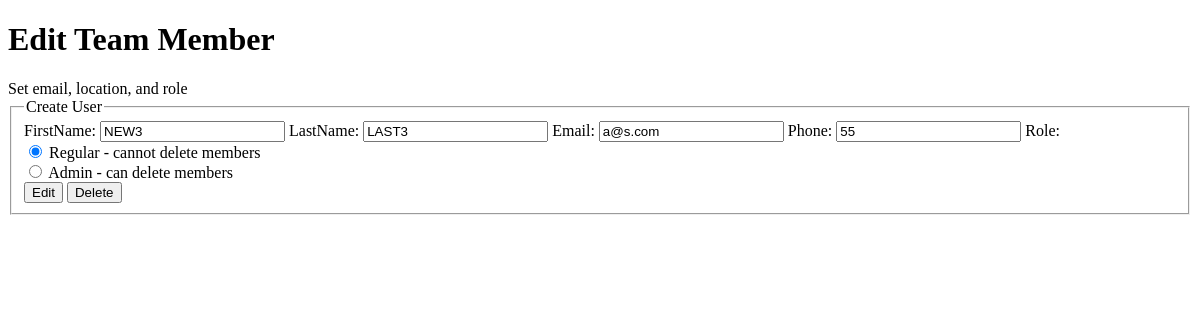
The page /editUser/a@s.com/ on the database as committed earlier.
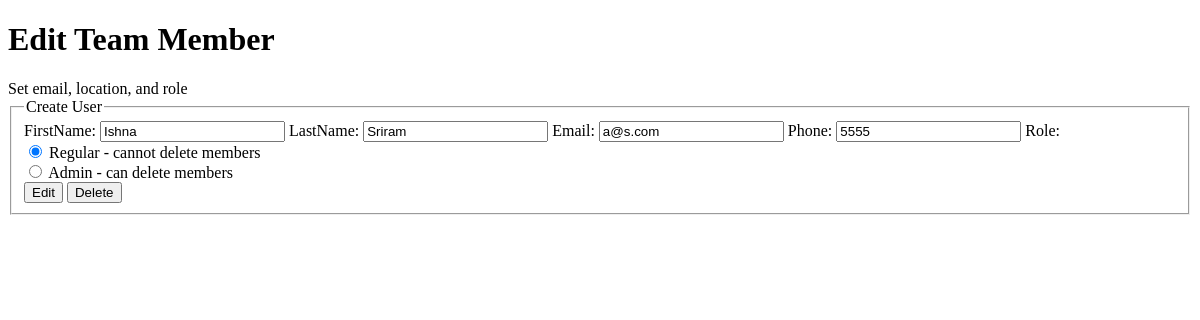
The same page on the database as committed later.
### addMember/models.py (models this page shows)
class Users(models.Model):
    firstName = models.CharField(max_length=50)
    lastName = models.CharField(max_length=50)
    email = models.CharField(max_length=50, primary_key=True)
    phone = models.CharField(max_length=10)
    role = models.CharField(max_length=10)

### editMember/views.py (the view, shortened to what this page needs)
# urls.py: path('editUser/<email>/', EditView.as_view()),
class EditView(View):
    template_name = 'editMember.html'
    def get(self, request, email):
        print(email)
        inputUser = UsersModel.objects.get(email=email)
        user_data = {
            'firstName': inputUser.firstName,
            'lastName':  inputUser.lastName,
            'email':  email,
            'phone':  inputUser.phone,
            'role': inputUser.role
        }
        user_list = []
        form_user = EditUserForm(initial = user_data)
        users = UsersModel.objects.all()[:50]
        for user in users:
            user_list.append(user.email)
        print('HERE!!!')
        return render(request, self.template_name, {
            'title': 'Edit Team Member',
            'user_list': user_list,
            'form_user': form_user
        })

### editMember/forms.py
class EditUserForm(forms.ModelForm):
    CHOICES=[(0,'Regular - cannot delete members'), (1,'Admin - can delete members')]
    role = forms.ChoiceField(choices = CHOICES, widget = forms.RadioSelect)
    class Meta:
        model = EditUsers
        fields = ['firstName', 'lastName', 'email', 'phone', 'role']

### editMember/templates/editMember.html (shortened to what this page needs)
<!DOCTYPE html>
<html lang="en">
  <head>
  </head>
  <body>
    <table>
        <h1>{{title}}</h1>
        <t3>Set email, location, and role</t3>
    </table>
    <form method="POST" action="">
        <fieldset>
            <legend>Create User</legend>
            {{form_user}}
            <button type="submit" name="edit" value="edit" formmethod="post">Edit</button>
            <button type="submit" name="delete" value="delete" formmethod="post">Delete</button>
        </fieldset>
    </form>
  </body>
</html>

Rows that differ between the two databases and show on the page:
changed Users: firstName "NEW3" → "Ishna"; lastName "LAST3" → "Sriram"; phone "55" → "5555"
